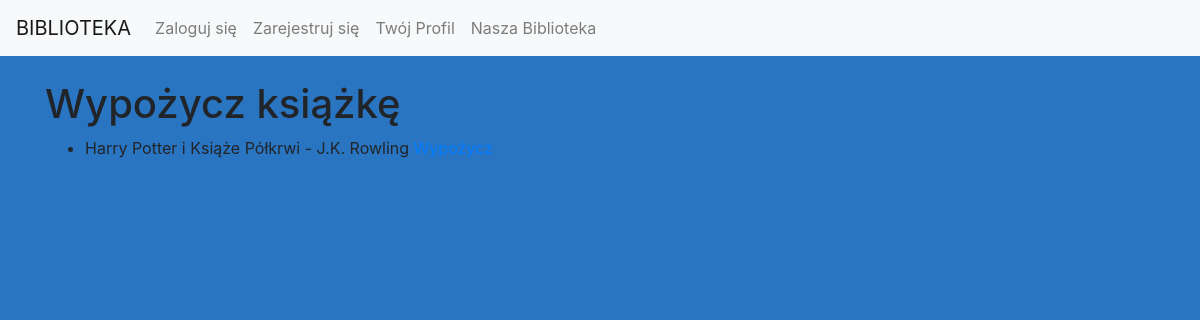
The page /wypozycz/ (signed in) on the database as committed earlier.
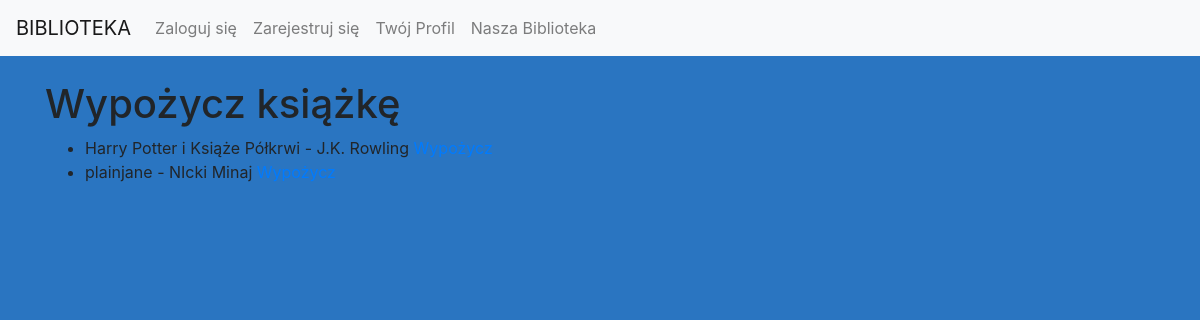
The same page on the database as committed later.
### myapp/models.py (models this page shows, shortened)
class Ksiazka(models.Model):
    tytul = models.CharField(max_length=200)
    autor = models.ManyToManyField(Autor)
    wydawnictwo = models.IntegerField(choices=WYDAWNICTWA.choices)
    rok_wydania = models.CharField(max_length=4)
    liczba_stron = models.IntegerField()
    ISBN = models.CharField(max_length=13)
    okładka = models.IntegerField(choices=OKLADKA.choices)
    gatunek = models.ManyToManyField(Gatunek)
    class Meta:
        verbose_name = "Książka"
        verbose_name_plural = "Książki"

class Autor(models.Model):
    imie_autora = models.CharField(max_length=100)
    nazwisko_autora = models.CharField(max_length=100)
    def __str__(self):
        return f"{self.imie_autora} {self.nazwisko_autora}"
    class Meta:
        verbose_name = "Autor"
        verbose_name_plural = "Autorzy"

### myapp/views.py (the view)
# urls.py: path('wypozycz/', wypozycz_ksiazke, name='wypozycz_ksiazke'),
@login_required
def wypozycz_ksiazke(request):
    ksiazki = Ksiazka.objects.all()
    return render(request, 'myapp/wypozycz_ksiazke.html', {'ksiazki': ksiazki})

### myapp/templates/myapp/wypozycz_ksiazke.html
{% extends "base.html" %}
{% block content %}
<h1>Wypożycz książkę</h1>
<ul>
    {% for ksiazka in ksiazki %}
    <li>
        {{ ksiazka.tytul }} - {{ ksiazka.autor.all|join:", " }}
        <a href="{% url 'wypozycz' ksiazka.id %}">Wypożycz</a>
    </li>
    {% endfor %}
</ul>
{% endblock %}

Rows that differ between the two databases and show on the page:
added Ksiazka: tytul "plainjane", autor.all "NIcki Minaj"
